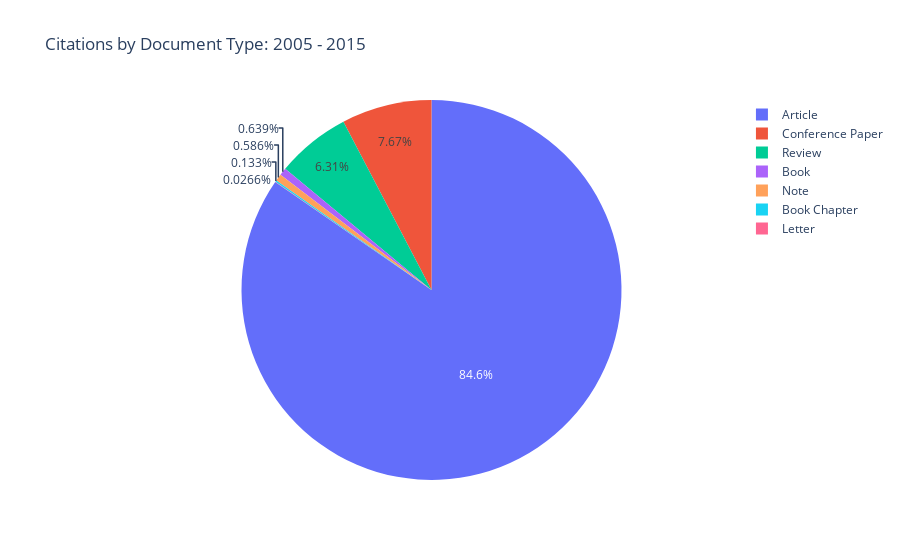

The notebook cell saved with this chart:
### Code cell
fig = document_type_citations_range(startyear=2005,endyear=2015,df=df)
fig.show()

### Figure 1 — Plotly figure (JSON) as saved in the notebook; plotly's stock layout.template omitted (floating-point values rounded to 4 significant figures; data arrays with more than 128 entries replaced by an {"elided": "..."} marker saying what was removed)
{"data": [{"domain": {"x": [0, 1], "y": [0, 1]}, "hovertemplate": "Document Type=%{label}<br>Cited by=%{value}<extra></extra>", "labels": {"elided": "311 str values"}, "legendgroup": "", "name": "", "showlegend": true, "type": "pie", "values": {"elided": "311 int values"}}], "layout": {"legend": {"tracegroupgap": 0}, "title": {"text": "Citations by Document Type: 2005 - 2015"}}}
